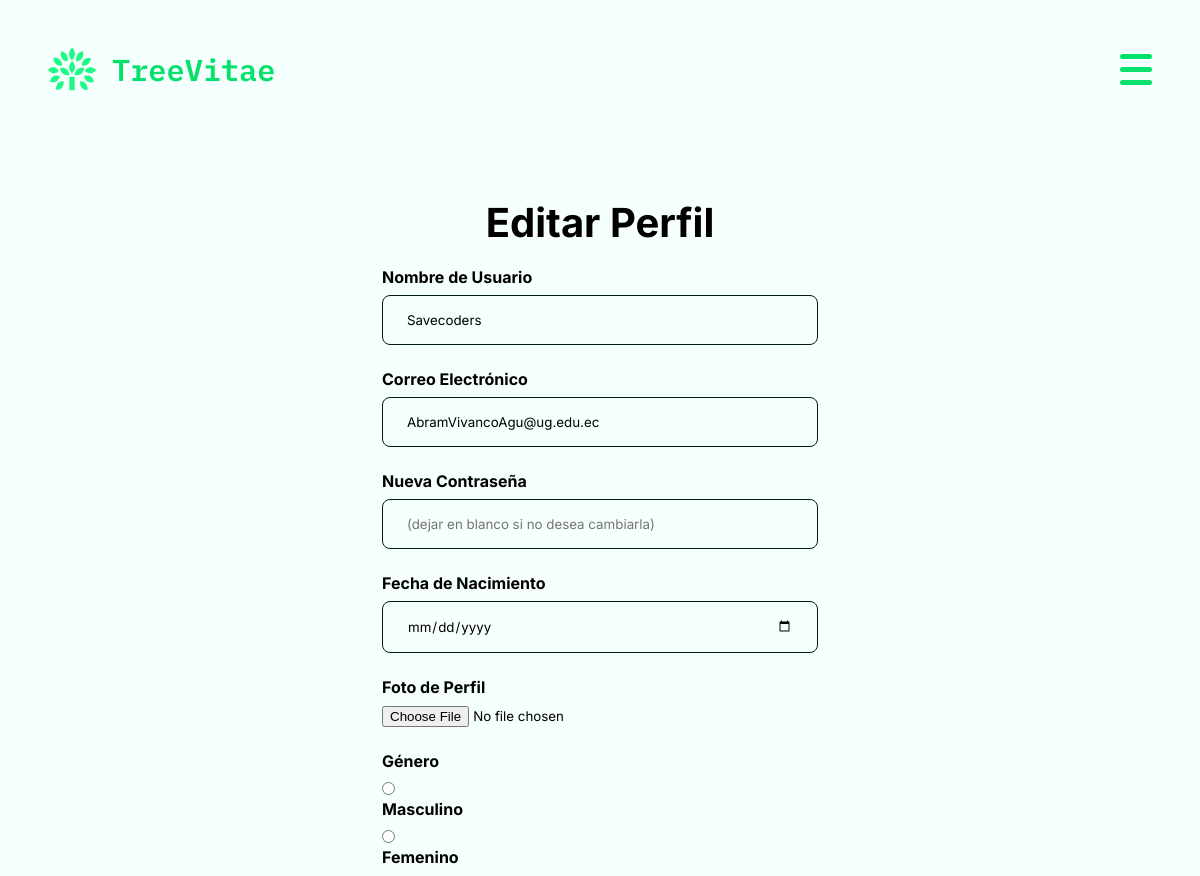
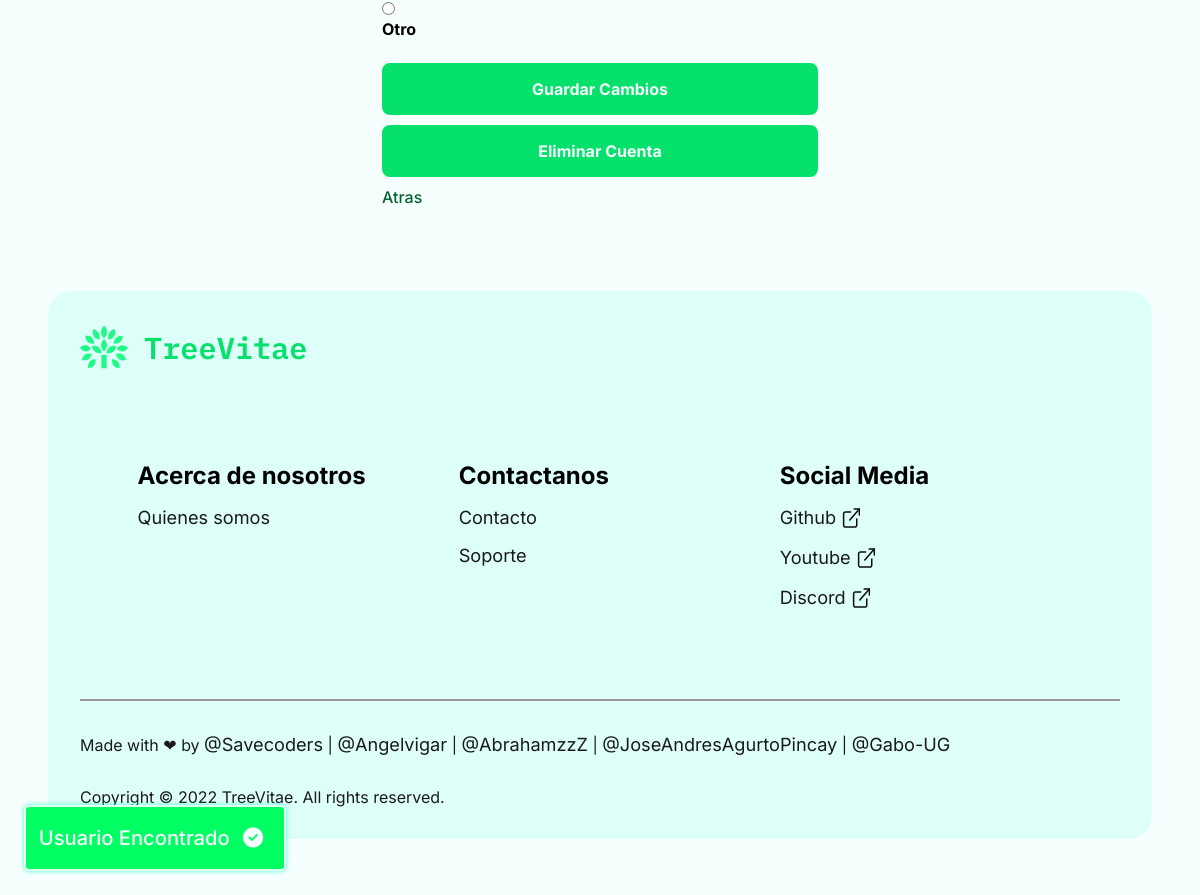
Screenshot of /index.php?c=user&f=update_profile (signed in) with the database file from the repository (2 pictures, top to bottom).
### tables this page shows
CREATE TABLE `usuarios` (
  `ID` bigint(20) NOT NULL AUTO_INCREMENT,
  `nombre_usuario` varchar(255) NOT NULL,
  `email` varchar(255) NOT NULL,
  `password` varchar(255) NOT NULL,
  `foto_perfil` LONGBLOB DEFAULT NULL,
  `fecha_nacimiento` date DEFAULT NULL,
  `genero` ENUM('M', 'F', 'O') DEFAULT NULL,
  `estado` tinyint(1) DEFAULT 1,
  `fecha_registro` timestamp NOT NULL DEFAULT current_timestamp(),
  PRIMARY KEY (`ID`),
  UNIQUE KEY `email` (`email`),
  UNIQUE KEY `nombre_usuario` (`nombre_usuario`)
);

### controllers/UserController.php (called while the page is built, shortened)
<?php
require_once 'models/repository/Usuario.repository.php';
class UserController
{
    public function update_profile()
    {
        $userId = $_SESSION['user']['ID'];
        $usuarioRepository = new UsuarioRepository();
        $userData = $usuarioRepository->getById($userId);
        require_once VUSER . 'update.php';
    }
}

### index.php (called while the page is built, shortened)
<?php
$funcion = (!empty($_REQUEST['f'])) ? htmlentities($_REQUEST['f']) : FUNCION_PRINCIPAL;
$cont = new $controlador();
$cont->$funcion();

### core/DB.php (called while the page is built, shortened)
<?php
class DB
{
    private static $instance = null;
    public static function getInstance()
    {
        $dir = __DIR__ . '/../.env';
        $DB_NAME = 'tree_database';
        $DB_USER = 'root';
        $DB_PASSWORD = '';
        $DB_HOST = 'localhost';
        $DB_PORT = '3306';
        try {
            $DB_NAME = $_ENV['DB_NAME'];
            $DB_USER = $_ENV['DB_USER'];
            $DB_PASSWORD = $_ENV['DB_PASSWORD'];
            $DB_HOST = $_ENV['DB_HOST'];
            $DB_PORT = $_ENV['DB_PORT'];
        } catch (Exception $e) {
        }
        $dsn = "mysql:host=$DB_HOST;port=$DB_PORT;dbname=$DB_NAME";
        if (!self::$instance) {
            self::$instance = new PDO($dsn, $DB_USER, $DB_PASSWORD);
            self::$instance->setAttribute(PDO::ATTR_ERRMODE, PDO::ERRMODE_EXCEPTION);
        }
        return self::$instance;
    }
}

### models/repository/Usuario.repository.php (called while the page is built, shortened)
<?php
require_once 'core/DB.php';
class UsuarioRepository implements IRepository
{
    private $con;
    public function __construct()
    {
        $this->con = DB::getInstance();
    }
    public function getById($id): array
    {
        try {
            $sql = "SELECT * FROM usuarios WHERE ID = :id";
            $stmt = $this->con->prepare($sql);
            $stmt->bindParam(':id', $id);
            $stmt->execute();
            $result = $stmt->fetch(PDO::FETCH_ASSOC);
            return $result ? $result : [];
        } catch (PDOException $er) {
            error_log("Error en getById de UsuarioRepository " . $er->getMessage());
            return [];
        }
    }
}

### views/user/user.update.php (the view, shortened to what this page needs)
<!DOCTYPE html>
<html lang="es">
<head>
    <link rel="stylesheet" href="public/css/styles.css" />
</head>
<body>
    <main class="main-container-update">
        <div class="update-container">
            <h1 class="tittle_edit">Editar Perfil</h1>
            <form action="index.php?c=user&f=update" method="POST" enctype="multipart/form-data">
                <div class="form-group">
                    <label for="nombre_usuario">Nombre de Usuario</label>
                    <input type="text" id="nombre_usuario" name="nombre_usuario"
                        value="<?php echo htmlspecialchars($userData['nombre_usuario']); ?>" required>
                </div>
                <div class="form-group">
                    <label for="email">Correo Electrónico</label>
                    <input type="email" id="email" name="email"
                        value="<?php echo htmlspecialchars($userData['email']); ?>" required>
                </div>
                <div class="form-group">
                    <label for="password">Nueva Contraseña</label>
                    <input type="password" id="password" name="password" placeholder="(dejar en blanco si no desea cambiarla)">
                </div>
                <div class="form-group">
                    <label for="fecha_nacimiento">Fecha de Nacimiento</label>
                    <input type="date" id="fecha_nacimiento" name="fecha_nacimiento"
                        value="<?php echo htmlspecialchars($userData['fecha_nacimiento']); ?>" required>
                </div>
                <div class="form-group">
                    <label for="foto_perfil">Foto de Perfil</label>
                    <input type="file" id="foto_perfil" name="foto_perfil" accept="image/*">
                </div>
                <div class="form-group">
                    <label>Género</label>
                    <div class="gender-options">
                        <div>
                            <input type="radio" id="male" name="genero" value="M"
                                <?php echo ($userData['genero'] == 'M') ? 'checked' : ''; ?>>
                            <label for="male">Masculino</label>
                        </div>
                        <div>
                            <input type="radio" id="female" name="genero" value="F"
                                <?php echo ($userData['genero'] == 'F') ? 'checked' : ''; ?>>
                            <label for="female">Femenino</label>
                        </div>
                        <div>
                            <input type="radio" id="other" name="genero" value="O"
                                <?php echo ($userData['genero'] == 'O') ? 'checked' : ''; ?>>
                            <label for="other">Otro</label>
                        </div>
                    </div>
                </div>
                <button type="submit" class="submit-btn">Guardar Cambios</button>
            </form>
            <form action="index.php?c=user&f=delete" method="POST">
                <button type="submit" class="delete-btn">Eliminar Cuenta</button>
                <a class="link_outerline" href="index.php?c=user&f=profile_view">Atras</a>
            </form>
        </div>
    </main>
</body>
</html>

### public/css/styles.css (style rules this page uses)
:root { --text-base: #ffffff; --text-50: #0d0d0d; --text-100: #1a1a1a; --text-200: #333333; --text-300: #4d4d4d; --text-400: #666666; --text-500: #808080; --text-600: #999999; --text-700: #b3b3b3; --text-800: #cccccc; --text-900: #e6e6e6; --text-950: #f2f2f2; --background-base: #000a08; --background-50: #001a14; --background-100: #003329; --background-200: #006652; --background-300: #00997a; --background-400: #00cca3; --background-500: #00ffcc; --background-600: #33ffd6; --background-700: #66ffe0; --background-800: #99ffeb; --background-900: #ccfff5; --background-950: #e5fffa; --primary-base: #1efa85; --primary-50: #01190c; --primary-100: #013218; --primary-200: #026430; --primary-300: #039648; --primary-400: #04c85f; --primary-500: #05fa77; --primary-600: #37fb92; --primary-700: #69fcae; --primary-800: #9bfdc9; --primary-900: #cdfee4; --primary-950: #e6fef1; --secondary-base: #00cca7; --secondary-50: #001a15; --secondary-100: #00332a; --secondary-200: #006653; --secondary-300: #00997d; --secondary-400: #00cca7; --secondary-500: #00ffd0; --secondary-600: #33ffda; --secondary-700: #66ffe3; --secondary-800: #99ffec; --secondary-900: #ccfff6; --secondary-950: #e5fffa; --accent-base: #0aff68; --accent-50: #001a0a; --accent-100: #003314; --accent-200: #006627; --accent-300: #00993b; --accent-400: #00cc4e; --accent-500: #00ff62; --accent-600: #33ff81; --accent-700: #66ffa1; --accent-800: #99ffc0; --accent-900: #ccffe0; --accent-950: #e5ffef; --danger-base: #ff4d4d; --danger-50: #4b0404; --danger-100: #881414; --danger-200: #a50f0f; --danger-300: #c80d0d; --danger-400: #ed1515; --danger-500: #ff4d4d; --danger-600: #ff6464; --danger-700: #ff9d9d; --danger-800: #ffc5c5; --danger-900: #ffdfdf; --danger-950: #fff1f1; color-scheme: light dark; }
@media (prefers-color-scheme: light) { :root { --text-base: #000000; --text-50: #f2f2f2; --text-100: #e6e6e6; --text-200: #cccccc; --text-300: #b3b3b3; --text-400: #999999; --text-500: #808080; --text-600: #666666; --text-700: #4d4d4d; --text-800: #333333; --text-900: #1a1a1a; --text-950: #0d0d0d; --background-base: #f5fffd; --background-50: #e5fffa; --background-100: #ccfff5; --background-200: #99ffeb; --background-300: #66ffe0; --background-400: #33ffd6; --background-500: #00ffcc; --background-600: #00cca3; --background-700: #00997a; --background-800: #006652; --background-900: #003329; --background-950: #001a14; --primary-base: #05e16b; --primary-50: #e6fef1; --primary-100: #cdfee4; --primary-200: #9bfdc9; --primary-300: #69fcae; --primary-400: #37fb92; --primary-500: #05fa77; --primary-600: #04c85f; --primary-700: #039648; --primary-800: #026430; --primary-900: #013218; --primary-950: #01190c; --secondary-base: #33ffda; --secondary-50: #e5fffa; --secondary-100: #ccfff6; --secondary-200: #99ffec; --secondary-300: #66ffe3; --secondary-400: #33ffda; --secondary-500: #00ffd0; --secondary-600: #00cca7; --secondary-700: #00997d; --secondary-800: #006653; --secondary-900: #00332a; --secondary-950: #001a15; --accent-base: #00f55e; --accent-50: #e5ffef; --accent-100: #ccffe0; --accent-200: #99ffc0; --accent-300: #66ffa1; --accent-400: #33ff81; --accent-500: #00ff62; --accent-600: #00cc4e; --accent-700: #00993b; --accent-800: #006627; --accent-900: #003314; --accent-950: #001a0a; --danger-base: #ff4d4d; --danger-50: #fff1f1; --danger-100: #ffdfdf; --danger-200: #ffc5c5; --danger-300: #ff9d9d; --danger-400: #ff6464; --danger-500: #ff4d4d; --danger-600: #ed1515; --danger-700: #c80d0d; --danger-800: #a50f0f; --danger-900: #881414; --danger-950: #4b0404; color-scheme: light dark; } }
html { font-size: 16px; }
* { margin: 0; padding: 0; box-sizing: border-box; font-family: 'Inter', sans-serif; }
body { display: flex; justify-content: center; align-items: flex-start; background-color: var(--background-base); }
input[type='text'], input[type='email'], input[type='password'], input[type='date'], textarea { border: 1px solid var(--background-950); border-radius: 8px; padding: 1rem 1.5rem; background-color: var(--background-base); width: 100%; cursor: text; }

### rows the page displays
usuarios: nombre_usuario "Savecoders", email "AbramVivancoAgu@ug.edu.ec", genero "☐ Masculino", genero "☐ Femenino", genero "☐ Otro"

### other values shown
$_SESSION['mensaje'] "Usuario Encontrado"
